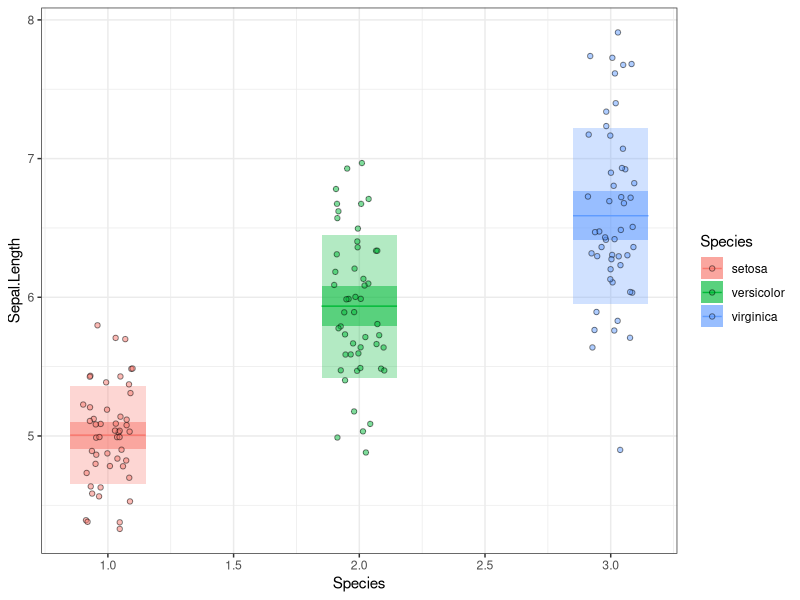
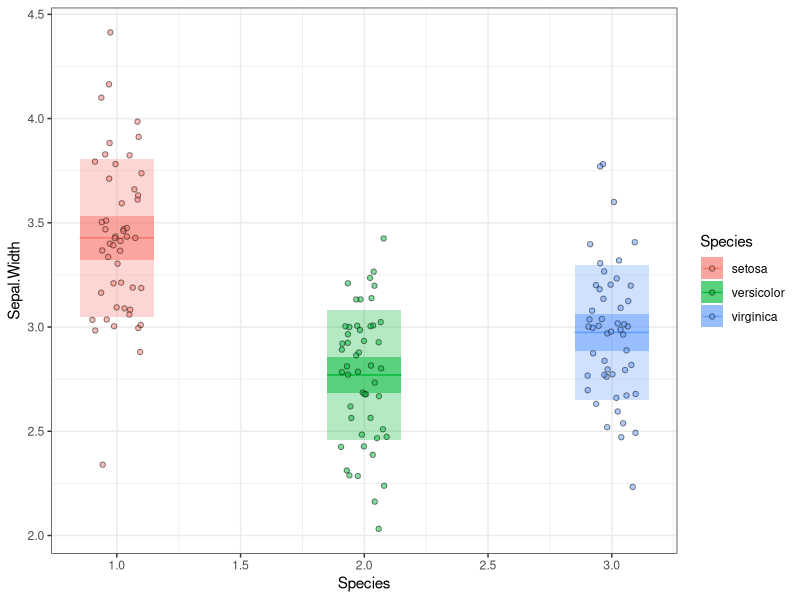

The R script that drew these images, in order:
# author: Denis O'Hora

# inspired by notBoxPlot by raacampbell
# https://github.com/raacampbell/notBoxPlot

# see also https://helenajambor.wordpress.com/2018/08/28/pick-n-mix-plots/

# Purpose
# An alternative to a box plot, where the focus is on showing raw
# data. Plots columns of y as different groups located at points
# along the x axis defined by the optional vector x. Points are
# layed over a 1.96 SEM (95# confidence interval) in red and a 1 SD
# in blue. The user has the option of plotting the SEM and SD as a
# line rather than area. Raw data are jittered along x for clarity. This
# function is suited to displaying data which are normally distributed.
# Since, for instance, the SEM is meaningless if the data are bimodally
# distributed. 

notboxplot <- function(data, x, y, 
                       width = .15){
  require(ggplot2)
  data$points_x <- as.numeric(data[,x])
  data$points_y <- data[,y]
  
  # used ave instead of ddply (tricky to deal with x and y)
  data_summary <- data.frame(unique(data[,x]),
                        unique(ave(data[,y], data[,x])),
                        unique(ave(data[,y], data[,x], 
                                   FUN = function(x) sd(x) / sqrt(length(x)) * 1.96)),
                        unique(ave(data[,y], data[,x], 
                                   FUN = function(x) sd(x) )) 
                        )
  
  colnames(data_summary) = c( x, "mean", "CI", "sd")

  data_summary$mean_x <- as.numeric(data_summary[,x]) - width
  data_summary$mean_xend <- as.numeric(data_summary$Species) + width
  data_summary$mean_y <- data_summary$mean
  data_summary$mean_yend <- data_summary$mean
  
  data_summary$rect_xmin = as.numeric(data_summary$Species) - width
  data_summary$rect_xmax = as.numeric(data_summary$Species) + width
  
  data_summary$CI_ymin <- data_summary$mean - data_summary$CI
  data_summary$CI_ymax <- data_summary$mean + data_summary$CI

  data_summary$sd_ymin <- data_summary$mean - data_summary$sd
  data_summary$sd_ymax <- data_summary$mean + data_summary$sd
  
  # set up plot 
  hold_plot <- ggplot(data_summary) + theme_bw() +
    # mean
    geom_segment(aes_(x = ~mean_x,
                  xend = ~mean_xend,
                  y = ~mean_y,
                  yend = ~mean_yend,
                  colour = as.name(x) )
                 ) +
    # CI
    geom_rect(aes_(xmin = ~rect_xmin,
                  xmax = ~rect_xmax,
                  ymin = ~CI_ymin,
                  ymax = ~CI_ymax,
                  fill = as.name(x) ),
                  alpha = .5) +
    # SD
    geom_rect(aes_(xmin = ~rect_xmin,
                  xmax = ~rect_xmax,
                  ymin = ~sd_ymin,
                  ymax = ~sd_ymax,
                  fill = as.name(x) ),
                  alpha = .3 ) +

    geom_point(data = data,
               aes_(x = ~points_x, fill = as.name(x), y = ~points_y),
               shape = 21, alpha = 0.5, position = position_jitter(width = 0.1))
    
    # tidy the labels
    hold_plot <- hold_plot + labs(x = x, y = y) 
  
    return(hold_plot)
}

notboxplot(iris, x = "Species", y = "Sepal.Length")
notboxplot(iris, x = "Species", y = "Sepal.Width")

